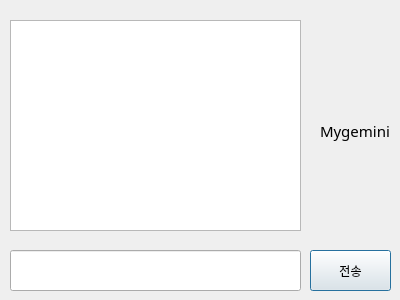
<?xml version="1.0" encoding="UTF-8"?>
<ui version="4.0">
 <class>Mygemini</class>
 <widget class="QDialog" name="Mygemini">
  <property name="geometry">
   <rect>
    <x>0</x>
    <y>0</y>
    <width>400</width>
    <height>300</height>
   </rect>
  </property>
  <property name="windowTitle">
   <string>Dialog</string>
  </property>
  <property name="windowIcon">
   <iconset>
    <normaloff>../../img.jpg</normaloff>../../img.jpg</iconset>
  </property>
  <widget class="QLabel" name="MyPic">
   <property name="geometry">
    <rect>
     <x>320</x>
     <y>10</y>
     <width>71</width>
     <height>111</height>
    </rect>
   </property>
   <property name="text">
    <string/>
   </property>
   <property name="pixmap">
    <pixmap>../../img.jpg</pixmap>
   </property>
   <property name="scaledContents">
    <bool>true</bool>
   </property>
  </widget>
  <widget class="QLineEdit" name="lineEditMyQuestion">
   <property name="geometry">
    <rect>
     <x>10</x>
     <y>250</y>
     <width>291</width>
     <height>41</height>
    </rect>
   </property>
  </widget>
  <widget class="QPushButton" name="btnSend">
   <property name="geometry">
    <rect>
     <x>310</x>
     <y>250</y>
     <width>81</width>
     <height>41</height>
    </rect>
   </property>
   <property name="text">
    <string>전송</string>
   </property>
  </widget>
  <widget class="QLabel" name="label_2">
   <property name="geometry">
    <rect>
     <x>320</x>
     <y>120</y>
     <width>71</width>
     <height>21</height>
    </rect>
   </property>
   <property name="font">
    <font>
     <family>맑은 고딕</family>
     <pointsize>11</pointsize>
    </font>
   </property>
   <property name="text">
    <string>Mygemini</string>
   </property>
  </widget>
  <widget class="QTextEdit" name="lblAnswer">
   <property name="geometry">
    <rect>
     <x>10</x>
     <y>20</y>
     <width>291</width>
     <height>211</height>
    </rect>
   </property>
  </widget>
 </widget>
 <resources/>
 <connections/>
</ui>
